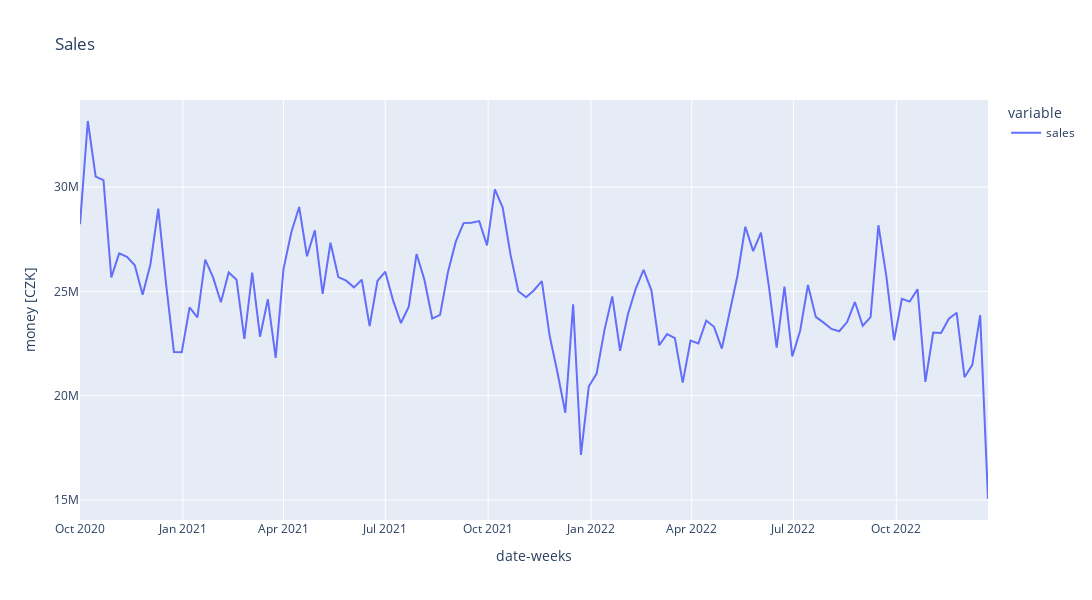

Notebook code for this chart:
### Markdown cell above
**Charts**

### Code cell
line_plot_px(df = df_week, 
             title = 'Sales',
             x_col_name = 'Date',
             y_col_name = ['sales'], 
             x_label = 'date-weeks', 
             y_label = 'money [CZK]'
             )
